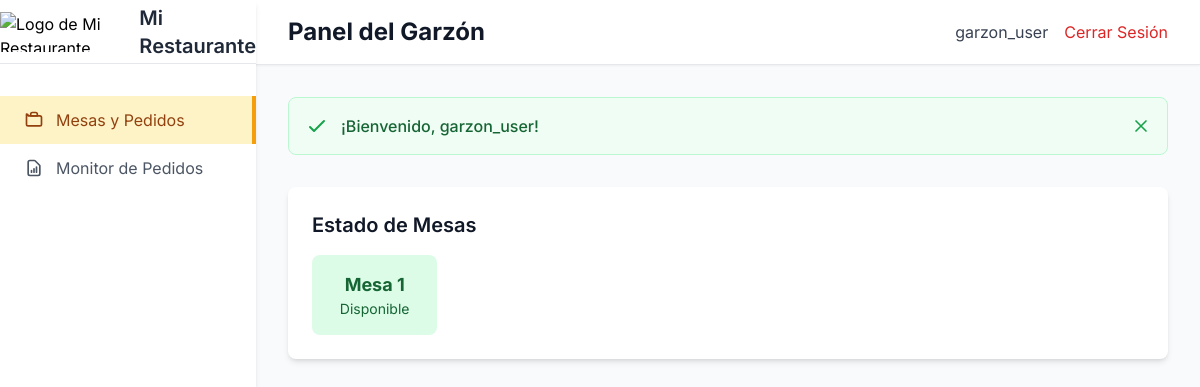
The app's page /restaurant/waiter-dashboard/ (signed in), older data.
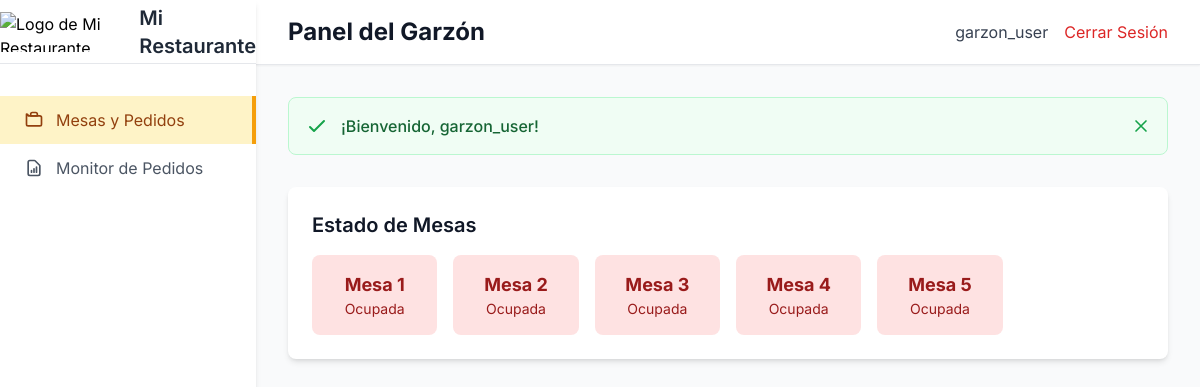
The same page, newer data.
### restaurant/models.py (models this page shows, shortened)
class Table(models.Model):
    number = models.IntegerField(unique=True)
    capacity = models.IntegerField()

### restaurant/views.py (the view)
# urls.py: path('waiter-dashboard/', views.waiter_dashboard, name='waiter_dashboard'),
@login_required
@user_passes_test(lambda u: u.groups.filter(name='Garzón').exists())
def waiter_dashboard(request):
    import json
    from django.utils import timezone
    menu_items = MenuItem.objects.filter(available=True)
    categories = menu_items.values_list('category', flat=True).distinct()
    relevant_orders = Order.objects.filter(status__in=['pending', 'preparing', 'ready', 'served'])
    active_orders = relevant_orders.exclude(status='served').select_related('table').prefetch_related('orderitem_set__menu_item').order_by('created_at')
    served_orders = Order.objects.filter(status='served').order_by('-created_at')
    order_prefetch = Prefetch('order_set', queryset=relevant_orders.order_by('created_at'), to_attr='relevant_orders')
    tables = Table.objects.prefetch_related(order_prefetch).all()
    for table in tables:
        table.is_available = not relevant_orders.filter(table=table).exists()
        table.current_order = relevant_orders.filter(table=table).first() if not table.is_available else None
    user_role = request.user.groups.first().name if request.user.groups.exists() else None
    menu_items_json = json.dumps([{'id': item.id, 'name': item.name, 'price': float(item.price)} for item in menu_items])
    return render(request, 'restaurant/waiter_dashboard.html', {
        'tables': tables,
        'active_orders': active_orders,
        'served_orders': served_orders,
        'menu_items': menu_items,
        'categories': categories,
        'menu_items_json': menu_items_json,
        'user_role': user_role,
    })

### restaurant/models.py (called while the page is built)
    @property
    def status_class(self):
        return {
            'pending': 'bg-gray-100 text-gray-800',
            'preparing': 'bg-yellow-100 text-yellow-800',
            'ready': 'bg-green-100 text-green-800',
            'served': 'bg-blue-100 text-blue-800',
            'paid': 'bg-indigo-100 text-indigo-800',
            'cancelled': 'bg-red-100 text-red-800',
        }.get(self.status, 'bg-gray-100 text-gray-800')

### restaurant/templates/restaurant/waiter_dashboard.html (shortened to what the changed rows need)
<!DOCTYPE html>
<html lang="es">
<head>
    {% load static %}
    <script src="https://cdn.tailwindcss.com"></script>
    <link rel="stylesheet" href="{% static 'restaurant/css/components.css' %}">
</head>
<body class="bg-gray-50">
    <div class="lg:ml-64 bg-gray-50 min-h-screen">
        <div class="bg-white shadow-sm border-b border-gray-200 px-8 py-4 flex justify-between items-center">
            <div class="flex items-center">
                <h1 class="text-2xl font-bold text-gray-900">Panel del Garzón</h1>
            </div>
        </div>
        <div class="p-8">
            <div id="dashboard" class="content-section">
{% load static %}
                <div id="tables-view" class="bg-white rounded-lg shadow-md p-6 ">
                    <h2 class="text-xl font-semibold text-gray-900 mb-4">Estado de Mesas</h2>
                    <div class="grid grid-cols-1 sm:grid-cols-3 md:grid-cols-4 lg:grid-cols-6 gap-4">
                        {% for table in tables %}
                        <div class="table-status p-4 rounded-lg text-center cursor-pointer {% if table.is_available %}bg-green-100 text-green-800{% else %}bg-red-100 text-red-800{% endif %}" data-table-id="{{ table.id }}" {% if not table.is_available and table.current_order %}data-order-id="{{ table.current_order.id }}"{% endif %} onclick="handleTableClick(this)">
                            <p class="font-bold text-lg">Mesa {{ table.number }}</p>
                            <p class="text-sm">{% if table.is_available %}Disponible{% else %}Ocupada{% endif %}</p>
                        </div>
                        {% empty %}
                        <p class="text-gray-500 col-span-full">No hay mesas configuradas.</p>
                        {% endfor %}
                    </div>
                </div>
            </div>
        </div>
    </div>
</body>
</html>

Row changes from the older to the newer data that the page shows:
computed for Table (number 1 of 5 on the later page): text "Disponible" → "Ocupada"
added Table: number "2", shows "Ocupada"
added Table: number "3", shows "Ocupada"
added Table: number "4", shows "Ocupada"
added Table: number "5", shows "Ocupada"
